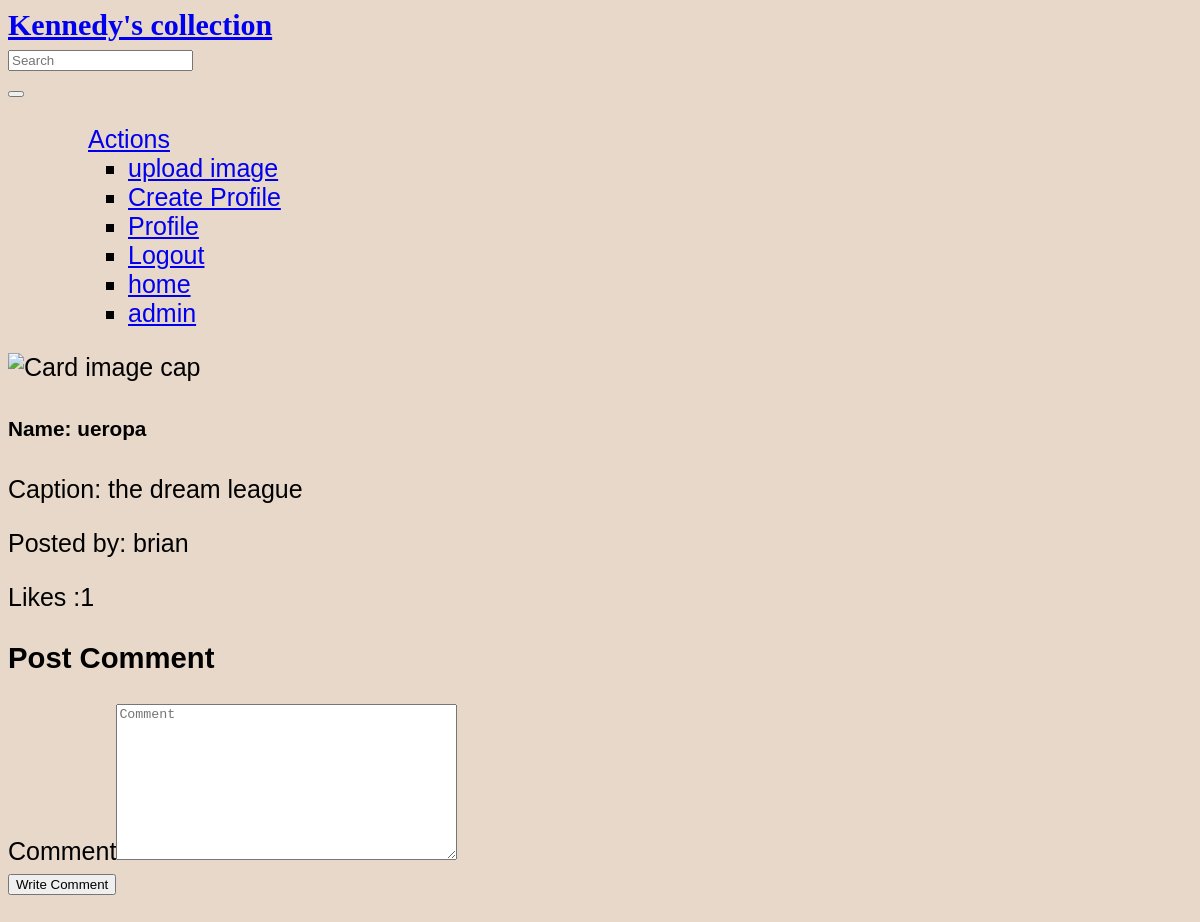
Page /image/3 (signed in) on the committed database.
### store/models.py (models this page shows, shortened)
class Image(models.Model):
    image=models.ImageField(upload_to = 'images/')
    image = CloudinaryField('image')
    name=models.CharField(max_length = 100)
    caption=models.CharField(max_length = 100,blank=True)
    profile=models.ForeignKey(Profile,on_delete=models.CASCADE)
    @classmethod
    def get_image_by_id(cls,image_id):
        images=cls.objects.get(id=image_id)
        return images

class Profile(models.Model):
    user=models.OneToOneField(User,on_delete=models.CASCADE)
    profile_pic=models.ImageField(upload_to = 'images/')
    profile_pic = CloudinaryField('image')
    bio=models.CharField(max_length = 100)

### store/views.py (the view)
# urls.py: path('image/<int:id>',views.one_image,name='single_image'),
@login_required(login_url='/accounts/login/')
def one_image(request, id):
    current_user = request.user
    image = Image.objects.get(pk=id)
    no_of_likes = image.like_set.all().count()
    comments = Comments.objects.filter(image_id=id).all()
    current_user = request.user
    image = Image.get_image_by_id(id)
    if request.method=='POST':
        form = CommentForm(request.POST)
        if form.is_valid():
            comment = form.save(commit=False)
            comment.user_id = current_user
            comment.image_id = image
            comment.save()
            comment = form.cleaned_data['comment']
    else:
        form= CommentForm()
    return render(request,'singlepost.html',{"image":image, "comments":comments, "no_of_likes":no_of_likes,"form":form})

### store/forms.py
class CommentForm(forms.ModelForm):
    class Meta:
        model = Comments
        exclude = ['image', 'user']
        fields = ('comment',)

### store/templates/singlepost.html (shortened to what this page needs)
{% extends 'base.html' %}
{% load bootstrap4 %}
{%block content%}
<div class="container">
  <div class="row">
    <div class="col-md-5">
      <div class="card " >
          <img class="card-img-top" src="{{image.image.url}}" alt="Card image cap" id="">
          <div class="card-body">
            <h5 class="card-title">Name: {{image.name}}</h5>
            <p class="card-text">Caption: {{image.caption}}</p>
            <p class="card-text">Posted by: {{image.profile.user.username}}</p>
            <p class="card-text">Likes :{{no_of_likes}}</p>
          </div>
      </div>
    </div>
    <div class="col-md-7">
      <h3>Post Comment</h3>
      <form  action="{%url 'single_image'  image.id%}" method="POST">
      {% bootstrap_form form %}
      <input type="submit" class="btn btn-primary btn-lg" value="Write Comment">
    </form>
  </div>
  </div>
        <br />
        <br />
</div>
{% endblock %}

### static/css/index.css (style rules this page uses)
body { background-color:peru; font-family: ''; }
body { background-color: #E7D8C9; font-family: 'Reem Kufi', sans-serif; color: black; font-size : 25px; }

### rows in the picture
Image: name "ueropa", caption "the dream league", profile.user.username "brian"

### other values in the picture
{{ no_of_likes }} "1"
